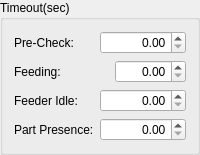
         <widget class="QGroupBox" name="groupBox_7">
          <property name="title">
           <string>Timeout(sec)</string>
          </property>
          <layout class="QVBoxLayout" name="verticalLayout_11">
           <item>
            <layout class="QHBoxLayout" name="horizontalLayout_33">
             <item>
              <widget class="QLabel" name="label_26">
               <property name="text">
                <string>Pre-Check:</string>
               </property>
              </widget>
             </item>
             <item>
              <widget class="QDoubleSpinBox" name="pre_check_timeout">
               <property name="sizePolicy">
                <sizepolicy hsizetype="Fixed" vsizetype="Fixed">
                 <horstretch>0</horstretch>
                 <verstretch>0</verstretch>
                </sizepolicy>
               </property>
               <property name="minimumSize">
                <size>
                 <width>86</width>
                 <height>0</height>
                </size>
               </property>
               <property name="toolTip">
                <string>How long the flex feeder will search for parts before activating the hopper conveyor</string>
               </property>
               <property name="alignment">
                <set>Qt::AlignRight|Qt::AlignTrailing|Qt::AlignVCenter</set>
               </property>
              </widget>
             </item>
            </layout>
           </item>
           <item>
            <layout class="QHBoxLayout" name="horizontalLayout_37">
             <item>
              <widget class="QLabel" name="label_32">
               <property name="text">
                <string>Feeding:</string>
               </property>
              </widget>
             </item>
             <item>
              <widget class="QDoubleSpinBox" name="feeding_timeout">
               <property name="sizePolicy">
                <sizepolicy hsizetype="Fixed" vsizetype="Fixed">
                 <horstretch>0</horstretch>
                 <verstretch>0</verstretch>
                </sizepolicy>
               </property>
               <property name="toolTip">
                <string>After the hopper conveyor is active, how long the flex feeder will search for parts</string>
               </property>
               <property name="alignment">
                <set>Qt::AlignRight|Qt::AlignTrailing|Qt::AlignVCenter</set>
               </property>
               <property name="maximum">
                <double>9999.000000000000000</double>
               </property>
              </widget>
             </item>
            </layout>
           </item>
           <item>
            <layout class="QHBoxLayout" name="horizontalLayout_38">
             <item>
              <widget class="QLabel" name="label_33">
               <property name="text">
                <string>Feeder Idle:</string>
               </property>
              </widget>
             </item>
             <item>
              <widget class="QDoubleSpinBox" name="feeder_idle_timeout">
               <property name="sizePolicy">
                <sizepolicy hsizetype="Fixed" vsizetype="Fixed">
                 <horstretch>0</horstretch>
                 <verstretch>0</verstretch>
                </sizepolicy>
               </property>
               <property name="minimumSize">
                <size>
                 <width>86</width>
                 <height>0</height>
                </size>
               </property>
               <property name="toolTip">
                <string>How long the flex feeder will search for parts before activating the hopper conveyor</string>
               </property>
               <property name="alignment">
                <set>Qt::AlignRight|Qt::AlignTrailing|Qt::AlignVCenter</set>
               </property>
              </widget>
             </item>
            </layout>
           </item>
           <item>
            <layout class="QHBoxLayout" name="horizontalLayout_39">
             <item>
              <widget class="QLabel" name="label_34">
               <property name="text">
                <string>Part Presence:</string>
               </property>
              </widget>
             </item>
             <item>
              <widget class="QDoubleSpinBox" name="part_presence_timeout">
               <property name="sizePolicy">
                <sizepolicy hsizetype="Fixed" vsizetype="Fixed">
                 <horstretch>0</horstretch>
                 <verstretch>0</verstretch>
                </sizepolicy>
               </property>
               <property name="minimumSize">
                <size>
                 <width>86</width>
                 <height>0</height>
                </size>
               </property>
               <property name="toolTip">
                <string>How long to scan for part at the end of the main conveyor after a part has been detected at the entrance of the main conveyor</string>
               </property>
               <property name="alignment">
                <set>Qt::AlignRight|Qt::AlignTrailing|Qt::AlignVCenter</set>
               </property>
              </widget>
             </item>
            </layout>
           </item>
          </layout>
         </widget>
